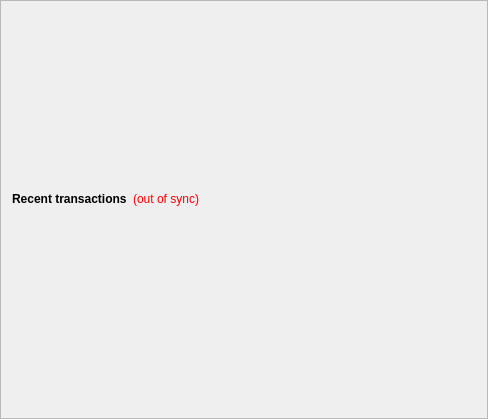
        <widget class="QFrame" name="frame_2">
         <property name="frameShape">
          <enum>QFrame::StyledPanel</enum>
         </property>
         <property name="frameShadow">
          <enum>QFrame::Raised</enum>
         </property>
         <layout class="QVBoxLayout" name="verticalLayout">
          <item>
           <spacer name="verticalSpacer_3">
            <property name="orientation">
             <enum>Qt::Vertical</enum>
            </property>
            <property name="sizeType">
             <enum>QSizePolicy::Fixed</enum>
            </property>
            <property name="sizeHint" stdset="0">
             <size>
              <width>20</width>
              <height>75</height>
             </size>
            </property>
           </spacer>
          </item>
          <item>
           <widget class="QLabel" name="labelOverviewHeaderRight">
            <property name="minimumSize">
             <size>
              <width>464</width>
              <height>96</height>
             </size>
            </property>
            <property name="maximumSize">
             <size>
              <width>16777215</width>
              <height>96</height>
             </size>
            </property>
            <property name="alignment">
             <set>Qt::AlignCenter</set>
            </property>
            <property name="margin">
             <number>5</number>
            </property>
           </widget>
          </item>
          <item>
           <layout class="QHBoxLayout" name="horizontalLayout_2">
            <item>
             <widget class="QLabel" name="label_4">
              <property name="font">
               <font>
                <weight>75</weight>
                <bold>true</bold>
               </font>
              </property>
              <property name="text">
               <string>Recent transactions</string>
              </property>
             </widget>
            </item>
            <item>
             <widget class="QLabel" name="labelTransactionsStatus">
              <property name="cursor">
               <cursorShape>WhatsThisCursor</cursorShape>
              </property>
              <property name="toolTip">
               <string>The displayed information may be out of date. Your wallet automatically synchronizes with the savenode network after a connection is established, but this process has not completed yet.</string>
              </property>
              <property name="styleSheet">
               <string notr="true">QLabel { color: red; }</string>
              </property>
              <property name="text">
               <string notr="true">(out of sync)</string>
              </property>
              <property name="alignment">
               <set>Qt::AlignRight|Qt::AlignTrailing|Qt::AlignVCenter</set>
              </property>
             </widget>
            </item>
            <item>
             <spacer name="horizontalSpacer">
              <property name="orientation">
               <enum>Qt::Horizontal</enum>
              </property>
              <property name="sizeHint" stdset="0">
               <size>
                <width>40</width>
                <height>20</height>
               </size>
              </property>
             </spacer>
            </item>
           </layout>
          </item>
          <item>
           <widget class="QListView" name="listTransactions">
            <property name="styleSheet">
             <string notr="true">QListView { background: transparent; }</string>
            </property>
            <property name="frameShape">
             <enum>QFrame::NoFrame</enum>
            </property>
            <property name="verticalScrollBarPolicy">
             <enum>Qt::ScrollBarAlwaysOff</enum>
            </property>
            <property name="horizontalScrollBarPolicy">
             <enum>Qt::ScrollBarAlwaysOff</enum>
            </property>
            <property name="selectionMode">
             <enum>QAbstractItemView::NoSelection</enum>
            </property>
           </widget>
          </item>
         </layout>
        </widget>
